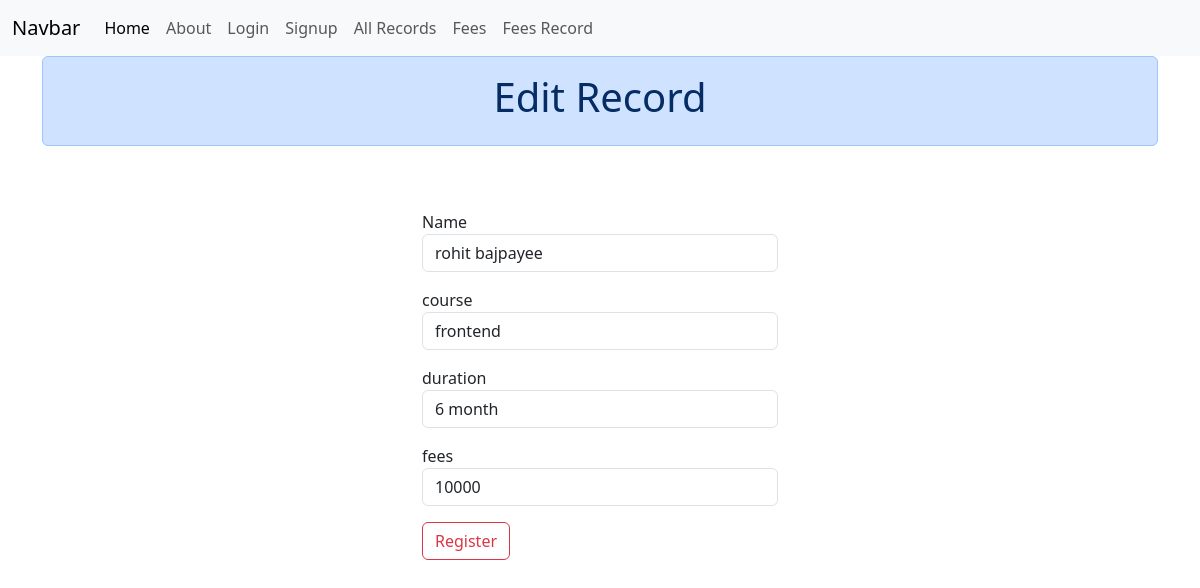
Page /fees/edit/6 on the committed database.
### fees/models.py (models this page shows, shortened)
class Fees(models.Model):
    name = models.CharField(max_length=100)
    course = models.CharField(max_length=100)
    duration = models.CharField(max_length=50)
    fees = models.IntegerField()

### fees/views.py (the view)
# urls.py: path('edit/<int:id>', views.FeesEdit, name="FeesEdit")
def FeesEdit(request,id):
    record = Fees.objects.get(id=id)
    if request.method == 'POST':
        record.name = request.POST['nm']
        record.course = request.POST['course']
        record.duration = request.POST['duration']
        record.fees = request.POST['fees']
        record.save()
        return redirect('/fees/feesRecord')
    else:
        return render(request,'fees/edit.html',{'record':record})

### templates/fees/edit.html (shortened to what this page needs)
{% extends 'base.html' %}
{% block content %}
    <div class="container " >
        <div class="alert alert-primary">
            <h1 class="text-center">Edit Record</h1>
        </div>
        <div class="row">
            <div class="col-4"></div>
            <div class="col-4">
                <form action="" method="POST">
                    <div class="field my-3 mt-5">
                        <label for="">Name</label>
                        <input type="text"  id="" placeholder="enter" name="nm" class="form-control" value="{{ record.name }}">
                    </div>
                    <div class="field my-3">
                        <label for="">course</label>
                        <input type="text" id="" placeholder="enter" name="course"  class="form-control" value="{{ record.course }}">
                    </div>
                    <div class="field my-3">
                        <label for="">duration</label>
                        <input type="text"  id="" placeholder="enter" name="duration" class="form-control" value="{{ record.duration }}">
                    </div>
                    <div class="field my-3">
                        <label for="">fees</label>
                        <input type="text"id="" placeholder="enter" name="fees" class="form-control" value="{{ record.fees }}">
                    </div>
                    <input type="submit"  value="Register" class="btn btn-outline-danger">
                </form>
            </div>
            <div class="col-4"></div>
        </div>
    </div>
{% endblock %}

### rows in the picture
Fees: nm "rohit bajpayee", course "frontend", duration "6 month", fees "10000"
